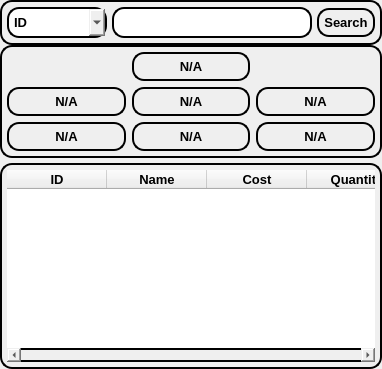
                                <widget class="QWidget" name="Customer_search_page">
                                 <property name="styleSheet">
                                  <string notr="true">border:none;</string>
                                 </property>
                                 <layout class="QHBoxLayout" name="horizontalLayout_34">
                                  <property name="spacing">
                                   <number>0</number>
                                  </property>
                                  <property name="leftMargin">
                                   <number>0</number>
                                  </property>
                                  <property name="topMargin">
                                   <number>0</number>
                                  </property>
                                  <property name="rightMargin">
                                   <number>0</number>
                                  </property>
                                  <property name="bottomMargin">
                                   <number>0</number>
                                  </property>
                                  <item>
                                   <widget class="QFrame" name="frame_34">
                                    <property name="frameShape">
                                     <enum>QFrame::StyledPanel</enum>
                                    </property>
                                    <property name="frameShadow">
                                     <enum>QFrame::Raised</enum>
                                    </property>
                                    <layout class="QVBoxLayout" name="verticalLayout_19">
                                     <property name="spacing">
                                      <number>0</number>
                                     </property>
                                     <property name="leftMargin">
                                      <number>0</number>
                                     </property>
                                     <property name="topMargin">
                                      <number>0</number>
                                     </property>
                                     <property name="rightMargin">
                                      <number>0</number>
                                     </property>
                                     <property name="bottomMargin">
                                      <number>0</number>
                                     </property>
                                     <item alignment="Qt::AlignHCenter|Qt::AlignTop">
                                      <widget class="QFrame" name="frame_35">
                                       <property name="styleSheet">
                                        <string notr="true">border:2px solid black;
border-radius:12px;
padding:5px;</string>
                                       </property>
                                       <property name="frameShape">
                                        <enum>QFrame::StyledPanel</enum>
                                       </property>
                                       <property name="frameShadow">
                                        <enum>QFrame::Raised</enum>
                                       </property>
                                       <layout class="QHBoxLayout" name="horizontalLayout_42">
                                        <property name="spacing">
                                         <number>5</number>
                                        </property>
                                        <property name="leftMargin">
                                         <number>0</number>
                                        </property>
                                        <property name="topMargin">
                                         <number>0</number>
                                        </property>
                                        <property name="rightMargin">
                                         <number>0</number>
                                        </property>
                                        <property name="bottomMargin">
                                         <number>0</number>
                                        </property>
                                        <item>
                                         <widget class="QComboBox" name="p_item">
                                          <property name="minimumSize">
                                           <size>
                                            <width>100</width>
                                            <height>0</height>
                                           </size>
                                          </property>
                                          <property name="maximumSize">
                                           <size>
                                            <width>100</width>
                                            <height>16777215</height>
                                           </size>
                                          </property>
                                          <property name="font">
                                           <font>
                                            <pointsize>10</pointsize>
                                            <weight>75</weight>
                                            <bold>true</bold>
                                           </font>
                                          </property>
                                          <item>
                                           <property name="text">
                                            <string>ID</string>
                                           </property>
                                          </item>
                                          <item>
                                           <property name="text">
                                            <string>Phone</string>
                                           </property>
                                          </item>
                                         </widget>
                                        </item>
                                        <item>
                                         <widget class="QLineEdit" name="p_search">
                                          <property name="minimumSize">
                                           <size>
                                            <width>200</width>
                                            <height>0</height>
                                           </size>
                                          </property>
                                          <property name="maximumSize">
                                           <size>
                                            <width>200</width>
                                            <height>16777215</height>
                                           </size>
                                          </property>
                                          <property name="font">
                                           <font>
                                            <pointsize>10</pointsize>
                                            <weight>75</weight>
                                            <bold>true</bold>
                                           </font>
                                          </property>
                                         </widget>
                                        </item>
                                        <item>
                                         <widget class="QPushButton" name="p_serch_btn">
                                          <property name="font">
                                           <font>
                                            <pointsize>10</pointsize>
                                            <weight>75</weight>
                                            <bold>true</bold>
                                           </font>
                                          </property>
                                          <property name="text">
                                           <string>Search</string>
                                          </property>
                                          <property name="icon">
                                           <iconset resource="icons.qrc">
                                            <normaloff>:/icons/icons/user-search.svg</normaloff>:/icons/icons/user-search.svg</iconset>
                                          </property>
                                          <property name="iconSize">
                                           <size>
                                            <width>30</width>
                                            <height>30</height>
                                           </size>
                                          </property>
                                          <property name="flat">
                                           <bool>false</bool>
                                          </property>
                                         </widget>
                                        </item>
                                       </layout>
                                      </widget>
                                     </item>
                                     <item>
                                      <widget class="QFrame" name="frame_53">
                                       <property name="sizePolicy">
                                        <sizepolicy hsizetype="Preferred" vsizetype="Expanding">
                                         <horstretch>0</horstretch>
                                         <verstretch>0</verstretch>
                                        </sizepolicy>
                                       </property>
                                       <property name="frameShape">
                                        <enum>QFrame::StyledPanel</enum>
                                       </property>
                                       <property name="frameShadow">
                                        <enum>QFrame::Raised</enum>
                                       </property>
                                       <layout class="QVBoxLayout" name="verticalLayout_25">
                                        <property name="spacing">
                                         <number>5</number>
                                        </property>
                                        <property name="leftMargin">
                                         <number>0</number>
                                        </property>
                                        <property name="topMargin">
                                         <number>0</number>
                                        </property>
                                        <property name="rightMargin">
                                         <number>0</number>
                                        </property>
                                        <property name="bottomMargin">
                                         <number>0</number>
                                        </property>
                                        <item>
                                         <widget class="QFrame" name="frame_54">
                                          <property name="styleSheet">
                                           <string notr="true">border:2px solid black;
border-radius:12px;
padding:5px;</string>
                                          </property>
                                          <property name="frameShape">
                                           <enum>QFrame::StyledPanel</enum>
                                          </property>
                                          <property name="frameShadow">
                                           <enum>QFrame::Raised</enum>
                                          </property>
                                          <layout class="QGridLayout" name="gridLayout_19">
                                           <property name="leftMargin">
                                            <number>0</number>
                                           </property>
                                           <property name="topMargin">
                                            <number>0</number>
                                           </property>
                                           <property name="rightMargin">
                                            <number>0</number>
                                           </property>
                                           <property name="bottomMargin">
                                            <number>0</number>
                                           </property>
                                           <item row="1" column="1">
                                            <widget class="QLabel" name="p_contact">
                                             <property name="font">
                                              <font>
                                               <pointsize>10</pointsize>
                                               <weight>75</weight>
                                               <bold>true</bold>
                                              </font>
                                             </property>
                                             <property name="text">
                                              <string>N/A</string>
                                             </property>
                                             <property name="alignment">
                                              <set>Qt::AlignCenter</set>
                                             </property>
                                            </widget>
                                           </item>
                                           <item row="1" column="2">
                                            <widget class="QLabel" name="p_gender">
                                             <property name="font">
                                              <font>
                                               <pointsize>10</pointsize>
                                               <weight>75</weight>
                                               <bold>true</bold>
                                              </font>
                                             </property>
                                             <property name="text">
                                              <string>N/A</string>
                                             </property>
                                             <property name="alignment">
                                              <set>Qt::AlignCenter</set>
                                             </property>
                                            </widget>
                                           </item>
                                           <item row="1" column="0">
                                            <widget class="QLabel" name="p_name">
                                             <property name="font">
                                              <font>
                                               <pointsize>10</pointsize>
                                               <weight>75</weight>
                                               <bold>true</bold>
                                              </font>
                                             </property>
                                             <property name="text">
                                              <string>N/A</string>
                                             </property>
                                             <property name="alignment">
                                              <set>Qt::AlignCenter</set>
                                             </property>
                                            </widget>
                                           </item>
                                           <item row="2" column="0">
                                            <widget class="QLabel" name="p_date">
                                             <property name="font">
                                              <font>
                                               <pointsize>10</pointsize>
                                               <weight>75</weight>
                                               <bold>true</bold>
                                              </font>
                                             </property>
                                             <property name="text">
                                              <string>N/A</string>
                                             </property>
                                             <property name="alignment">
                                              <set>Qt::AlignCenter</set>
                                             </property>
                                            </widget>
                                           </item>
                                           <item row="2" column="1">
                                            <widget class="QLabel" name="p_cost">
                                             <property name="font">
                                              <font>
                                               <pointsize>10</pointsize>
                                               <weight>75</weight>
                                               <bold>true</bold>
                                              </font>
                                             </property>
                                             <property name="text">
                                              <string>N/A</string>
                                             </property>
                                             <property name="alignment">
                                              <set>Qt::AlignCenter</set>
                                             </property>
                                            </widget>
                                           </item>
                                           <item row="2" column="2">
                                            <widget class="QLabel" name="p_qty">
                                             <property name="font">
                                              <font>
                                               <pointsize>10</pointsize>
                                               <weight>75</weight>
                                               <bold>true</bold>
                                              </font>
                                             </property>
                                             <property name="text">
                                              <string>N/A</string>
                                             </property>
                                             <property name="alignment">
                                              <set>Qt::AlignCenter</set>
                                             </property>
                                            </widget>
                                           </item>
                                           <item row="0" column="1">
                                            <widget class="QLabel" name="p_id">
                                             <property name="font">
                                              <font>
                                               <pointsize>10</pointsize>
                                               <weight>75</weight>
                                               <bold>true</bold>
                                              </font>
                                             </property>
                                             <property name="text">
                                              <string>N/A</string>
                                             </property>
                                             <property name="alignment">
                                              <set>Qt::AlignCenter</set>
                                             </property>
                                            </widget>
                                           </item>
                                          </layout>
                                         </widget>
                                        </item>
                                        <item>
                                         <widget class="QFrame" name="frame_55">
                                          <property name="styleSheet">
                                           <string notr="true">border:2px solid black;
border-radius:12px;
padding:5px;</string>
                                          </property>
                                          <property name="frameShape">
                                           <enum>QFrame::StyledPanel</enum>
                                          </property>
                                          <property name="frameShadow">
                                           <enum>QFrame::Raised</enum>
                                          </property>
                                          <layout class="QHBoxLayout" name="horizontalLayout_45">
                                           <property name="spacing">
                                            <number>0</number>
                                           </property>
                                           <property name="leftMargin">
                                            <number>0</number>
                                           </property>
                                           <property name="topMargin">
                                            <number>0</number>
                                           </property>
                                           <property name="rightMargin">
                                            <number>0</number>
                                           </property>
                                           <property name="bottomMargin">
                                            <number>0</number>
                                           </property>
                                           <item>
                                            <widget class="QTableWidget" name="purchase_customer_table">
                                             <property name="styleSheet">
                                              <string notr="true">border:none;
padding:0px;</string>
                                             </property>
                                             <column>
                                              <property name="text">
                                               <string>ID</string>
                                              </property>
                                              <property name="font">
                                               <font>
                                                <pointsize>10</pointsize>
                                                <weight>75</weight>
                                                <bold>true</bold>
                                               </font>
                                              </property>
                                             </column>
                                             <column>
                                              <property name="text">
                                               <string>Name</string>
                                              </property>
                                              <property name="font">
                                               <font>
                                                <pointsize>10</pointsize>
                                                <weight>75</weight>
                                                <bold>true</bold>
                                               </font>
                                              </property>
                                             </column>
                                             <column>
                                              <property name="text">
                                               <string>Cost</string>
                                              </property>
                                              <property name="font">
                                               <font>
                                                <pointsize>10</pointsize>
                                                <weight>75</weight>
                                                <bold>true</bold>
                                               </font>
                                              </property>
                                             </column>
                                             <column>
                                              <property name="text">
                                               <string>Quantity</string>
                                              </property>
                                              <property name="font">
                                               <font>
                                                <pointsize>10</pointsize>
                                                <weight>75</weight>
                                                <bold>true</bold>
                                               </font>
                                              </property>
                                             </column>
                                            </widget>
                                           </item>
                                          </layout>
                                         </widget>
                                        </item>
                                       </layout>
                                      </widget>
                                     </item>
                                    </layout>
                                   </widget>
                                  </item>
                                 </layout>
                                </widget>
